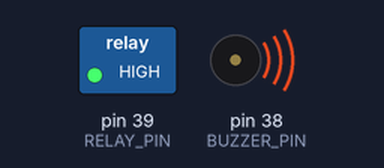
Recording of a sketch running on a simulated Arduino Mega 2560, built with avr-gcc and run on an emulated ATmega2560. Shown: switched loads named in the sketch (green lamp = pin HIGH), buzzer (waves = sounding, pin HIGH). Dashed ring = blinking.

Above: at 0.5 s.
Timing chart, 0 to 4.6 s (numbered marks = the images above):
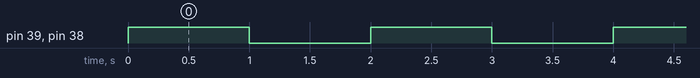

Measured:
- by itself, pin 39 (RELAY_PIN), pin 38 (BUZZER_PIN): alternates HIGH for 1.0 s and LOW for 1.0 s

The sketch:

relay_buzzer.ino
```cpp
/*
Relay + Buzzer (TI LaunchPad - Energia)
*/

#define RELAY_PIN 39     // your relay pin
#define BUZZER_PIN 38    // change if your buzzer is on another pin

void setup() {
  pinMode(RELAY_PIN, OUTPUT);
  pinMode(BUZZER_PIN, OUTPUT);
}

void loop() {
  digitalWrite(RELAY_PIN, HIGH);   // Relay ON
  digitalWrite(BUZZER_PIN, HIGH);  // Buzzer ON
  delay(1000);

  digitalWrite(RELAY_PIN, LOW);    // Relay OFF
  digitalWrite(BUZZER_PIN, LOW);   // Buzzer OFF
  delay(1000);
}
```
